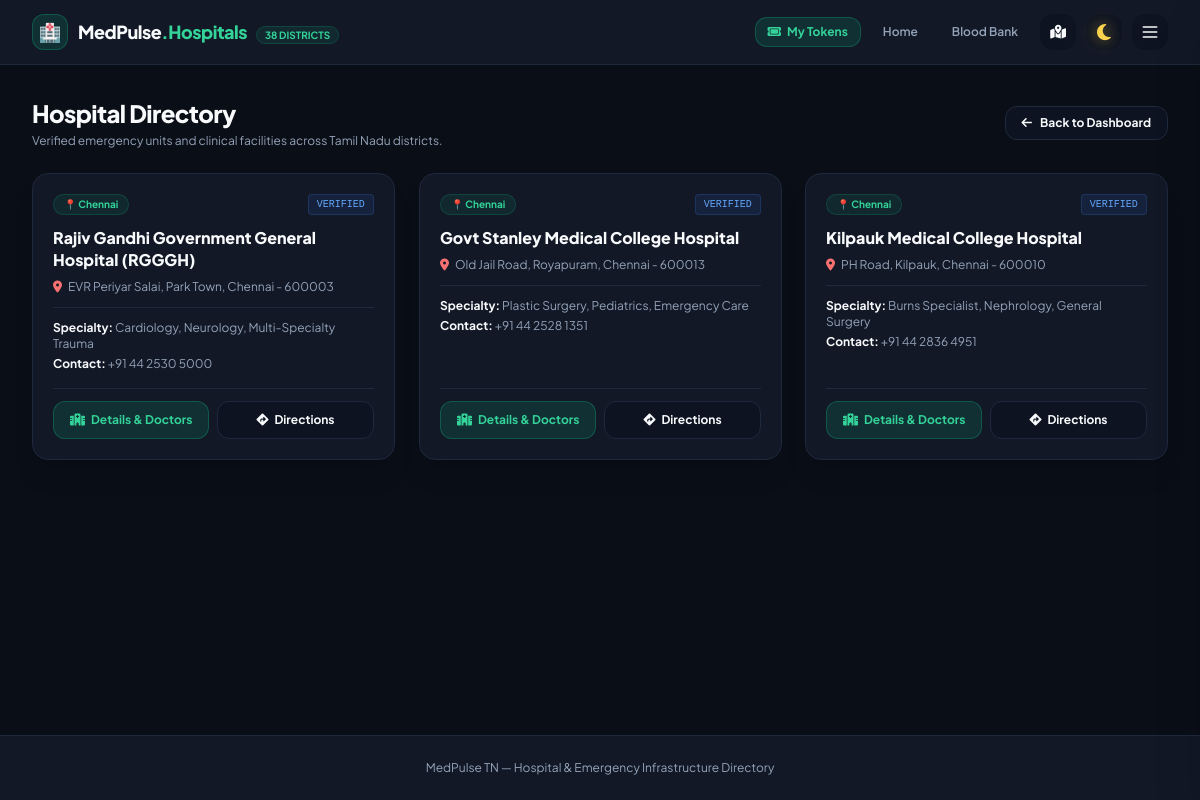
Page /hospitals.php?district=Chennai on the committed database.
### tables this page shows
CREATE TABLE IF NOT EXISTS `hospitals` (
  `id` INT AUTO_INCREMENT PRIMARY KEY,
  `hospital_name` VARCHAR(255) NOT NULL,
  `district` VARCHAR(100) NOT NULL,
  `specialty` VARCHAR(255) NOT NULL,
  `address` TEXT NOT NULL,
  `contact` VARCHAR(50) NOT NULL,
  `lat` DECIMAL(10, 8) NULL,
  `lon` DECIMAL(11, 8) NULL,
  `created_at` TIMESTAMP DEFAULT CURRENT_TIMESTAMP
);

### db_connect.php (called while the page is built, shortened)
<?php
$host = "localhost";
$username = "root";
$password = "";
$database = "medpulse_tn";
$conn = @new mysqli($host, $username, $password, $database);
if (!$conn->connect_error) {
    $db_connected = true;
} else {
    $db_connected = false;
}
?>

### hospitals.php (the view, shortened to what this page needs)
<?php
include 'db_connect.php';
$district = $_GET['district'] ?? '';
$hospitals_list = [];
if ($db_connected) {
    $sql = "SELECT * FROM hospitals WHERE 1=1";
    $params = [];
    $types = "";
    if (!empty($district)) {
        $sql .= " AND district = ?";
        $params[] = $district;
        $types .= "s";
    }
    $stmt = $conn->prepare($sql);
    if (!empty($params)) {
        $stmt->bind_param($types, ...$params);
    }
    $stmt->execute();
    $result = $stmt->get_result();
    while ($row = $result->fetch_assoc()) {
        $hospitals_list[] = $row;
    }
}
?>
<!DOCTYPE html>
<html lang="en" class="dark">
<head>
  <script src="https://cdn.tailwindcss.com"></script>
  <link rel="stylesheet" href="https://cdnjs.cloudflare.com/ajax/libs/font-awesome/6.4.0/css/all.min.css" />
  <link rel="stylesheet" href="./styles.css" />
</head>
<body class="min-h-screen flex flex-col justify-between">
  <nav class="sticky top-0 z-40 border-b border-theme bg-card px-4 md:px-8 py-3.5 shadow-sm">
    <div class="max-w-7xl mx-auto flex items-center justify-between">
      <a href="index.php" class="flex items-center gap-2.5">
        <div class="w-9 h-9 rounded-xl bg-emerald-500/15 border border-emerald-500/30 flex items-center justify-center font-extrabold text-emerald-400 text-lg">🏥</div>
        <div>
          <span class="text-lg font-extrabold tracking-tight text-main">MedPulse<span class="text-emerald-400">.Hospitals</span></span>
          <span class="text-[10px] bg-emerald-500/10 text-emerald-400 px-2 py-0.5 rounded-full font-bold ml-1.5 border border-emerald-500/20">38 DISTRICTS</span>
        </div>
      </a>
      <div class="flex items-center gap-2.5">
        <button onclick="openPatientTokensModal()" title="My Saved OP Tokens" class="px-3 py-1.5 rounded-xl bg-emerald-500/15 text-emerald-400 hover:bg-emerald-500 hover:text-white border border-emerald-500/30 text-xs font-bold transition-all flex items-center gap-1.5">
          <i class="fa-solid fa-ticket"></i>
          <span>My Tokens</span>
        </button>
        <a href="index.php" class="text-xs font-semibold text-muted hover:text-emerald-400 px-3 py-1.5">Home</a>
        <a href="blood_bank.php" class="text-xs font-semibold text-muted hover:text-emerald-400 px-3 py-1.5">Blood Bank</a>
        <a href="map.php" title="Live Emergency GIS Map" class="w-9 h-9 icon-btn-reactive text-sm flex items-center justify-center">
          <i class="fa-solid fa-map-location-dot"></i>
        </a>
        <button onclick="toggleTheme()" title="Toggle Light/Dark Theme" class="w-9 h-9 icon-btn-reactive text-sm flex items-center justify-center">
          <span class="theme-icon-symbol"><i class="fa-solid fa-moon"></i></span>
        </button>
        <button onclick="openSidebar()" title="Open Menu Drawer" class="w-9 h-9 icon-btn-reactive text-sm">
          <svg class="w-5 h-5" fill="none" stroke="currentColor" viewBox="0 0 24 24">
            <path stroke-linecap="round" stroke-linejoin="round" stroke-width="2" d="M4 6h16M4 12h16M4 18h16"/>
          </svg>
        </button>
      </div>
    </div>
  </nav>
  <section class="px-4 md:px-8 pt-8 pb-12 max-w-7xl mx-auto w-full flex-grow">
    <div class="flex flex-col md:flex-row md:items-center justify-between gap-4 mb-6">
      <div>
        <h1 class="text-2xl font-extrabold text-main tracking-tight">Hospital Directory</h1>
        <p class="text-xs text-muted mt-1">Verified emergency units and clinical facilities across Tamil Nadu districts.</p>
      </div>
      <a href="index.php" class="inline-flex items-center gap-2 text-xs font-bold bg-input hover:bg-card text-main px-4 py-2 rounded-xl border border-theme self-start md:self-auto">
        <i class="fa-solid fa-arrow-left"></i> Back to Dashboard
      </a>
    </div>
    <div class="grid grid-cols-1 md:grid-cols-2 lg:grid-cols-3 gap-6">
      <?php if (!empty($hospitals_list)): ?>
        <?php foreach ($hospitals_list as $row): ?>
          <div class="bg-card border border-theme rounded-2xl p-5 hover:border-emerald-500/40 transition-all shadow-xl flex flex-col justify-between anti-gravity-card">
            <div>
              <div class="flex items-center justify-between gap-2 mb-3">
                <span class="text-[10px] bg-emerald-500/10 text-emerald-400 px-2.5 py-0.5 rounded-full font-bold border border-emerald-500/20">
                  📍 <?= htmlspecialchars($row['district'] ?? 'Tamil Nadu') ?>
                </span>
                <span class="text-[10px] bg-blue-500/10 text-blue-400 px-2 py-0.5 rounded font-mono border border-blue-500/20">
                  VERIFIED
                </span>
              </div>
              <h3 class="font-extrabold text-main text-base mb-2 leading-snug">
                <?= htmlspecialchars($row['hospital_name'] ?? 'Medical Center') ?>
              </h3>
              <p class="text-xs text-muted mb-3 flex items-start gap-1.5">
                <i class="fa-solid fa-location-dot text-red-400 mt-0.5"></i>
                <span><?= htmlspecialchars($row['address'] ?? 'Address unavailable') ?></span>
              </p>
              <div class="space-y-1 text-xs border-t border-theme pt-3 text-muted">
                <p><strong class="text-main">Specialty:</strong> <?= htmlspecialchars($row['specialty'] ?? 'General Emergency') ?></p>
                <p><strong class="text-main">Contact:</strong> <?= htmlspecialchars($row['contact'] ?? 'N/A') ?></p>
              </div>
            </div>
            <div class="mt-4 pt-3 border-t border-theme grid grid-cols-1 sm:grid-cols-2 gap-2">
              <button onclick="openHospitalDetailsModal('<?= htmlspecialchars($row['hospital_name'] ?? '', ENT_QUOTES) ?>', '<?= htmlspecialchars($row['district'] ?? '', ENT_QUOTES) ?>', '<?= htmlspecialchars($row['address'] ?? '', ENT_QUOTES) ?>', '<?= htmlspecialchars($row['specialty'] ?? '', ENT_QUOTES) ?>', '<?= htmlspecialchars($row['contact'] ?? '', ENT_QUOTES) ?>', '<?= $row['lat'] ?? '' ?>', '<?= $row['lon'] ?? '' ?>')" class="w-full bg-emerald-500/15 text-emerald-400 hover:bg-emerald-500 hover:text-white font-bold py-2.5 px-3 rounded-xl flex items-center justify-center gap-1.5 text-xs transition-all border border-emerald-500/30">
                <i class="fa-solid fa-hospital"></i> Details & Doctors
              </button>
              <a href="map.php?search=<?= urlencode($row['hospital_name'] ?? '') ?>" class="w-full bg-input hover:bg-emerald-500 hover:text-slate-950 text-main font-bold py-2.5 px-3 rounded-xl flex items-center justify-center gap-1.5 text-xs transition-all border border-theme">
                <i class="fa-solid fa-diamond-turn-right"></i> Directions
              </a>
            </div>
          </div>
        <?php endforeach; ?>
      <?php endif; ?>
    </div>
  </section>
  <footer class="border-t border-theme py-6 px-4 md:px-8 bg-card text-center text-xs text-muted">
    <p>MedPulse TN — Hospital & Emergency Infrastructure Directory</p>
  </footer>
</body>
</html>

### styles.css (style rules this page uses)
:root { --bg-color: #0a0e17; --card-bg: #121826; --card-hover: #182032; --text-main: #f8fafc; --text-muted: #94a3b8; --border-color: #1f293d; --input-bg: #0d1320; }
body { background-color: var(--bg-color); color: var(--text-main); font-family: 'Plus Jakarta Sans', sans-serif; transition: background-color 0.3s ease, color 0.3s ease; }
.bg-card { background-color: var(--card-bg) !important; border-color: var(--border-color) !important; }
.bg-input { background-color: var(--input-bg) !important; color: var(--text-main) !important; border-color: var(--border-color) !important; }
.text-main { color: var(--text-main) !important; }
.text-muted { color: var(--text-muted) !important; }
.border-theme { border-color: var(--border-color) !important; }
.anti-gravity-card { transition: transform 0.4s cubic-bezier(0.34, 1.56, 0.64, 1), box-shadow 0.4s cubic-bezier(0.34, 1.56, 0.64, 1), border-color 0.3s ease; will-change: transform, box-shadow; }
.icon-btn-reactive { position: relative; display: inline-flex; align-items: center; justify-content: center; border-radius: 0.875rem; border: 1px solid var(--border-theme); background-color: var(--input-bg); color: var(--text-main); transition: transform 0.25s cubic-bezier(0.34, 1.56, 0.64, 1), background-color 0.2s ease, border-color 0.2s ease, box-shadow 0.25s ease, color 0.2s ease; will-change: transform, box-shadow; cursor: pointer; }
.icon-btn-reactive i { color: var(--text-main); transition: color 0.2s ease; }
.theme-icon-symbol { display: inline-flex !important; align-items: center !important; justify-content: center !important; }

### rows in the picture
hospitals: district "Chennai", hospital_name "Rajiv Gandhi Government General Hospital (RGGGH)", address "EVR Periyar Salai, Park Town, Chennai - 600003", specialty "Cardiology, Neurology, Multi-Specialty Trauma", contact "+91 44 2530 5000"
hospitals: district "Chennai", hospital_name "Govt Stanley Medical College Hospital", address "Old Jail Road, Royapuram, Chennai - 600013", specialty "Plastic Surgery, Pediatrics, Emergency Care", contact "+91 44 2528 1351"
hospitals: district "Chennai", hospital_name "Kilpauk Medical College Hospital", address "PH Road, Kilpauk, Chennai - 600010", specialty "Burns Specialist, Nephrology, General Surgery", contact "+91 44 2836 4951"
